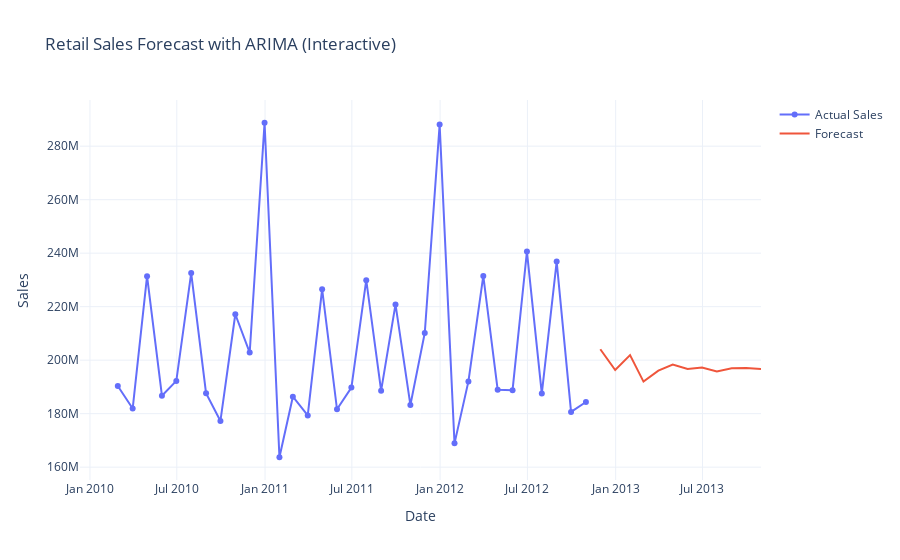

Here is the notebook cell this chart was saved with:
### Code cell
import pandas as pd
import plotly.graph_objs as go
from statsmodels.tsa.arima.model import ARIMA
import numpy as np

# Load and prepare data
df = pd.read_csv("data/train.csv", parse_dates=["Date"])
df = df.groupby("Date")["Weekly_Sales"].sum().reset_index()
df = df.set_index("Date").resample("M").sum().fillna(method="ffill")
ts = df['Weekly_Sales']

# Fit ARIMA model (you might tune p,d,q)
model = ARIMA(ts, order=(5,1,0))
model_fit = model.fit()

# Forecast next 12 months
forecast_result = model_fit.get_forecast(steps=12)
forecast_index = pd.date_range(start=ts.index[-1] + pd.offsets.MonthEnd(1), periods=12, freq='M')
forecast = pd.DataFrame({
    'ds': forecast_index,
    'yhat': forecast_result.predicted_mean
})

# Reset index for actual data for plotting consistency
actual = ts.reset_index()
actual.columns = ['ds', 'y']

# Plotly interactive plot
fig = go.Figure()

fig.add_trace(go.Scatter(x=actual['ds'], y=actual['y'], mode='lines+markers', name='Actual Sales'))
fig.add_trace(go.Scatter(x=forecast['ds'], y=forecast['yhat'], mode='lines', name='Forecast'))

fig.update_layout(
    title='Retail Sales Forecast with ARIMA (Interactive)',
    xaxis_title='Date',
    yaxis_title='Sales',
    hovermode='x unified',
    template='plotly_white'
)

fig.show()
